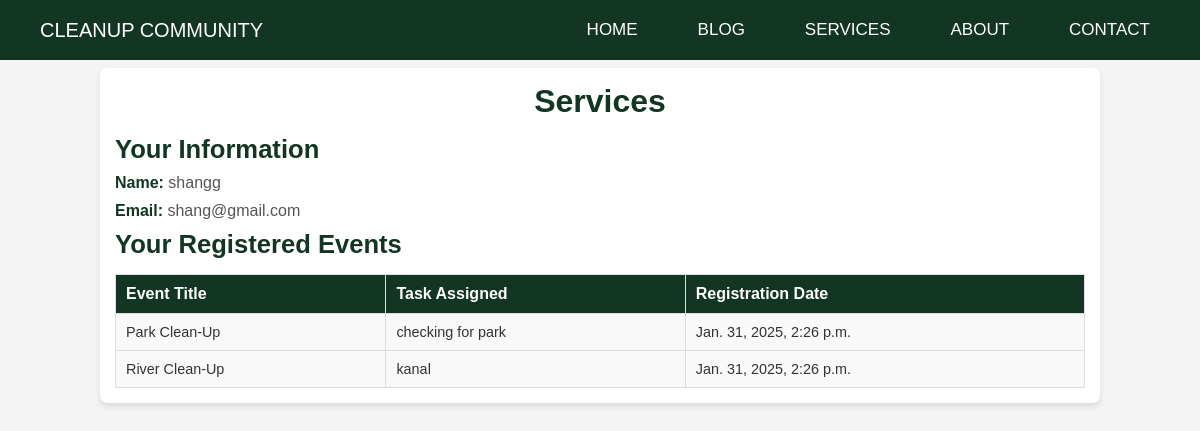
Screenshot of /blog/ (signed in) with the database file from the repository.
### app/models.py (models this page shows, shortened)
class User(models.Model):
    name = models.CharField(max_length=100)
    email = models.EmailField(unique=True)
    password = models.CharField(max_length=128)
    join_date = models.DateTimeField(auto_now_add=True)

class VolunteerRegistration(models.Model):
    event = models.ForeignKey(Event, on_delete=models.CASCADE)
    user = models.ForeignKey(User, on_delete=models.CASCADE)
    registration_date = models.DateTimeField(auto_now_add=True)
    task_assigned = models.CharField(max_length=100)

class Event(models.Model):
    title = models.CharField(max_length=100)
    description = models.TextField(max_length =300)
    location = models.CharField(max_length=255)
    event_date = models.DateField()
    start_time = models.TimeField()
    end_time = models.TimeField()
    max_volunteers = models.IntegerField()

### app/views.py (the view)
# urls.py: path('blog/', ServicespageView.as_view(), name='blog'),
class ServicespageView(TemplateView):
    template_name = 'app/services.html'
    def get_context_data(self, **kwargs):
        context = super().get_context_data(**kwargs)
        user = None
        volunteerregistration = None
        if 'user_id' in self.request.session:
            try:
                user = User.objects.get(id=self.request.session['user_id'])
                volunteerregistration = VolunteerRegistration.objects.filter(user=user)  # Get health goals for the user
            except User.DoesNotExist:
                messages.error(self.request, "User not found.")
        context['user'] = user
        context['volunteerregistration'] = volunteerregistration
        context['event'] = Event.objects.all()
        context['environmentalresource'] = EnvironmentalResource.objects.all()
        context['impactreport'] = ImpactReport.objects.all()
        context['recognition'] = Recognition.objects.all()
        context['user_count'] = User.objects.count()
        context['event'] = Event.objects.count()
        context['volunteerregistration_count'] = VolunteerRegistration.objects.count()
        context['environmentalresource_count'] = EnvironmentalResource.objects.count()
        context['impactreport_count'] = ImpactReport.objects.count()
        context['recognition_count'] = Recognition.objects.count()
        return context

### app/templates/app/services.html (shortened to what this page needs)
<!DOCTYPE html>
{% load static %}
{% include 'app/navbar.html' %}
{% block content %}
<html lang="en">
<head>
    <link href="https://cdn.jsdelivr.net/npm/remixicon@3.2.0/fonts/remixicon.css" rel="stylesheet">s
    <link rel="stylesheet" href="{% static 'css/services.css' %}">
</head>
<body>
    <div class="container">
        <h1>Services</h1>
        {% if user %}
        <h2>Your Information</h2>
        <p><strong>Name:</strong> {{ user.name }}</p>
        <p><strong>Email:</strong> {{ user.email }}</p>
        <h2>Your Registered Events</h2>
        {% if volunteerregistration %}
        <table class="volunteerregistration-table">
            <thead>
                <tr>
                    <th>Event Title</th>
                    <th>Task Assigned</th>
                    <th>Registration Date</th>
                </tr>
            </thead>
            <tbody>
                {% for registration in volunteerregistration %}
                <tr>
                    <td>{{ registration.event.title }}</td>
                    <td>{{ registration.task_assigned }}</td>
                    <td>{{ registration.registration_date }}</td>
                </tr>
                {% endfor %}
            </tbody>
        </table>
        {% else %}
        <p>You are not registered for any events.</p>
        {% endif %}
        {% else %}
        <p>You must be logged in to view your information.</p>
        {% endif %}
    </div>
{% endblock content %}
</body>
</html>

### static/css/navbar.css (style rules this page uses)
* { padding: 0; margin: 0; text-decoration: none; list-style: none; box-sizing: border-box; }
body { font-family: Montserrat, sans-serif; background-color: #f4f4f4; }

### static/css/services.css (style rules this page uses)
body { font-family: Arial, sans-serif; margin: 0; padding: 0; background-color: #f4f4f4; color: #333; }
.container { max-width: 1000px; margin: 50px auto; padding: 15px; background-color: #fff; border-radius: 8px; box-shadow: 0 4px 6px rgba(0, 0, 0, 0.1); }
h1 { font-size: 2rem; color: #123524; text-align: center; margin-bottom: 15px; }
h2 { font-size: 1.6rem; color: #123524; margin-bottom: 10px; }
p { font-size: 1rem; color: #555; margin-bottom: 10px; }
strong { color: #123524; }
.volunteerregistration-table { width: 100%; border-collapse: collapse; margin-top: 15px; }
.volunteerregistration-table th, .volunteerregistration-table td { border: 1px solid #ddd; padding: 10px; text-align: left; }
.volunteerregistration-table th { background-color: #123524; color: white; font-size: 1rem; }
.volunteerregistration-table td { background-color: #f9f9f9; color: #333; font-size: 0.9rem; }
.volunteerregistration-table tr:nth-child(even) { background-color: #f1f1f1; }

### rows the page displays
User: name "shangg", email "shang@gmail.com"
VolunteerRegistration: event "Park Clean-Up", task_assigned "checking for park", registration_date "Jan. 31, 2025, 2:26 p.m."
VolunteerRegistration: event "River Clean-Up", task_assigned "kanal", registration_date "Jan. 31, 2025, 2:26 p.m."
